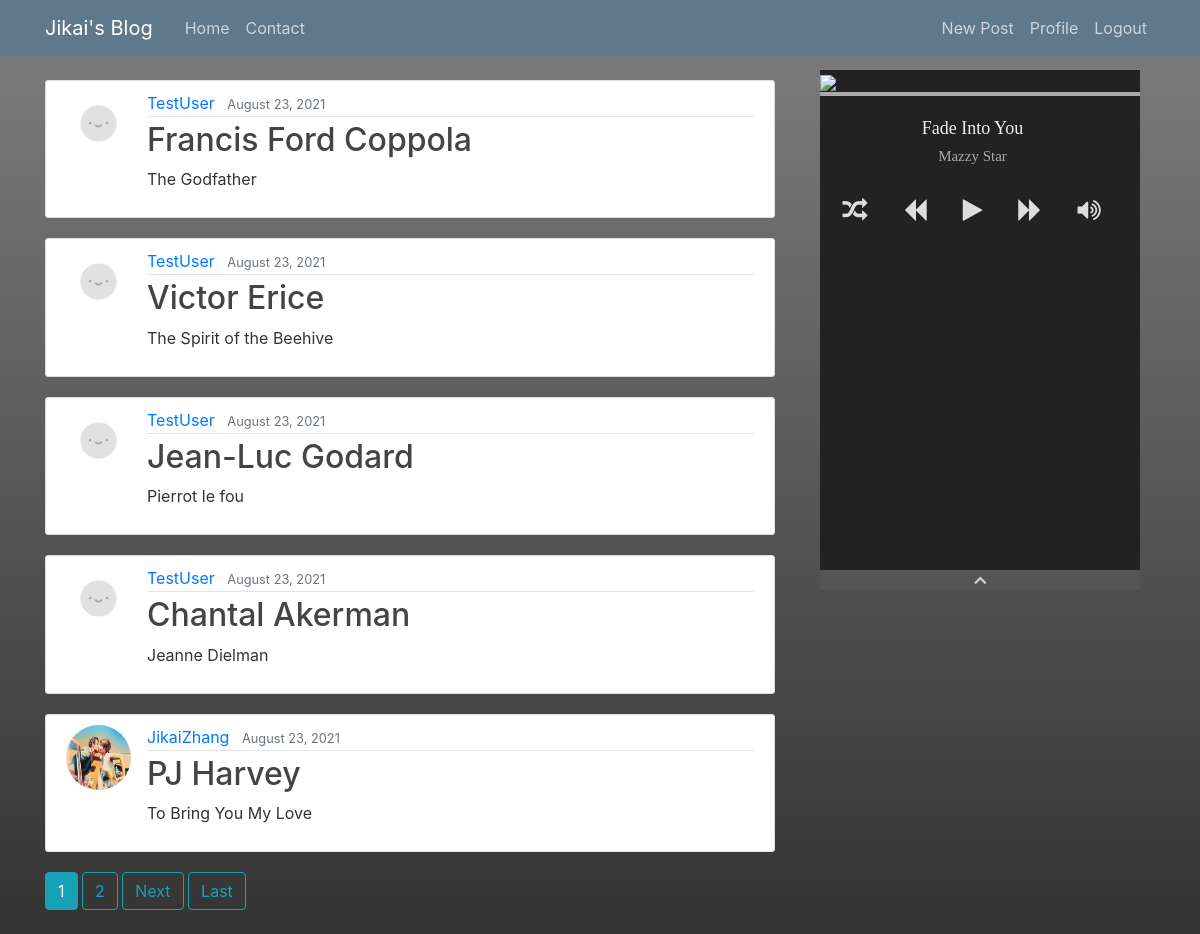
The app's page / (signed in) with its own data.
### blog/models.py (models this page shows, shortened)
class Post(models.Model):
    title = models.CharField(max_length=100)
    content = models.TextField()
    date_posted = models.DateTimeField(default=timezone.now)
    author = models.ForeignKey(User, on_delete=models.CASCADE)

### users/models.py (models this page shows, shortened)
class Profile(models.Model):
    user = models.OneToOneField(User, on_delete=models.CASCADE)
    image = models.ImageField(default='default.jpg', upload_to='profile_pics')

### blog/views.py (the view)
# urls.py: path('', PostListView.as_view(), name='blog-home'),
class PostListView(ListView):
    model = Post
    template_name = 'blog/home.html'
    context_object_name = 'posts' # to match home template
    ordering = ['-date_posted'] # minus sign means reverse ordering
    paginate_by = 5

### blog/templates/blog/home.html (shortened to what this page needs)
{% extends "blog/base.html" %}
{% block content %}
  {% for post in posts %}
  <article class="media content-section">
    <img class="rounded-circle article-img" src="{{ post.author.profile.image.url }}">
    <div class="media-body">
      <div class="article-metadata">
        <a class="mr-2" href="{% url 'user-posts' post.author.username %}">{{ post.author }}</a>
        <small class="text-muted">{{ post.date_posted|date:"F d, Y" }}</small>
      </div>
      <h2><a class="article-title" href="{% url 'post-detail' post.id %}">{{ post.title }}</a></h2>
      <p class="article-content">{{ post.content }}</p>
    </div>
  </article>
  {% endfor %}
  {% if is_paginated %}
    {% for num in page_obj.paginator.page_range %}
      {% if page_obj.number == num %}
        <a class="btn btn-info mb-4" href="?page={{ num }}">{{ num }}</a>
      {% elif num > page_obj.number|add:'-3' and num < page_obj.number|add:'3' %}
        <a class="btn btn-outline-info mb-4" href="?page={{ num }}">{{ num }}</a>
      {% endif %}
    {% endfor %}
    {% if page_obj.has_next %}
      <a class="btn btn-outline-info mb-4" href="?page={{ page_obj.next_page_number }}">Next</a>
      <a class="btn btn-outline-info mb-4" href="?page={{ page_obj.paginator.num_pages }}">Last</a>
    {% endif %}
  {% endif %}
{% endblock content %}

### blog/static/blog/style.css (style rules this page uses)
body { background: #fafafa; color: #333333; margin-top: 5rem; }
h1, h2, h3, h4, h5, h6 { color: #444444; }
.content-section { background: #ffffff; padding: 10px 20px; border: 1px solid #dddddd; border-radius: 3px; margin-bottom: 20px; }
.article-title { color: #444444; }
.article-content { white-space: pre-line; }
.article-img { height: 65px; width: 65px; margin-right: 16px; }
.article-metadata { padding-bottom: 1px; margin-bottom: 4px; border-bottom: 1px solid #e3e3e3 }

### records on screen
Post: author.profile.image (placeholder picture), author "TestUser", date_posted "August 23, 2021", title "Francis Ford Coppola", content "The Godfather"
Post: author.profile.image (placeholder picture), author "TestUser", date_posted "August 23, 2021", title "Victor Erice", content "The Spirit of the Beehive"
Post: author.profile.image (placeholder picture), author "TestUser", date_posted "August 23, 2021", title "Jean-Luc Godard", content "Pierrot le fou"
Post: author.profile.image (placeholder picture), author "TestUser", date_posted "August 23, 2021", title "Chantal Akerman", content "Jeanne Dielman"
Post: author.profile.image (picture), author "JikaiZhang", date_posted "August 23, 2021", title "PJ Harvey", content "To Bring You My Love"

### other values on screen
{{ num }} "1"
{{ num }} "2"
